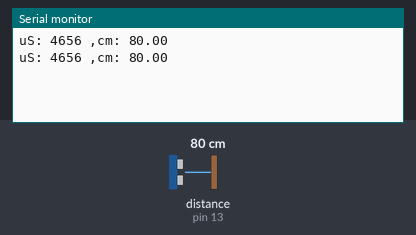
Recording of a sketch running on a simulated Arduino Uno, built with avr-gcc and run on an emulated ATmega328P. Shown: the last lines printed to the serial monitor. The inputs (shaded band) are chosen by the test bench; at power-on: distance to the obstacle (sensor on pin 13) 80 cm. The echo pulse lasts 58.3 µs per cm.

Above: at 1.8 s.
1.9 s: distance to the obstacle (sensor on pin 13) set to 2 cm
At 2.8 s:
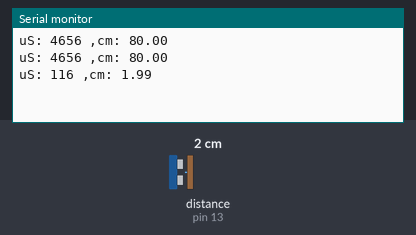
3.4 s: distance to the obstacle (sensor on pin 13) set to 4 cm
At 4.8 s:
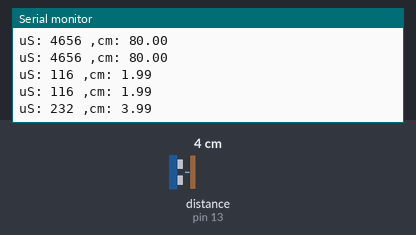
Timing chart, 0 to 6.4 s (numbered marks = the images above; inputs shaded):
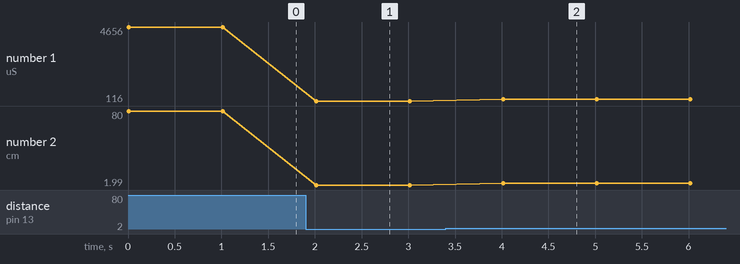

Measured:
- after the input at 1.9 s, the serial monitor: prints a new line after 0.11 s (image 1)
- after the input at 3.4 s, the serial monitor: prints a new line after 0.62 s (image 2)
- plotted number 1: 4656 → 116 after the input at 1.9 s, 116 → 232 after the input at 3.4 s
- plotted number 2: 80 → 1.99 after the input at 1.9 s, 1.99 → 3.99 after the input at 3.4 s

The sketch:

ultrasonic-UltrasonicLibrarie-outputSerial.ino
```cpp
#include <Ultrasonic.h>


const byte trigger_pin =  12;
const byte echo_pin =  13;


Ultrasonic ultrasonic(trigger_pin,echo_pin);

void setup() {

  Serial.begin(9600);

}

void loop() {

float cmuSec;

long uSec = ultrasonic.timing();

cmuSec = ultrasonic.convert(uSec,Ultrasonic::CM);

Serial.print("uS: ");
Serial.print(uSec);
Serial.print(" ,cm: ");
Serial.println(cmuSec);

delay(1000);

}
```
